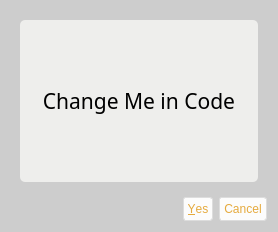
<?xml version="1.0" encoding="UTF-8"?>
<ui version="4.0">
 <class>dialog</class>
 <widget class="QDialog" name="dialog">
  <property name="windowModality">
   <enum>Qt::ApplicationModal</enum>
  </property>
  <property name="geometry">
   <rect>
    <x>0</x>
    <y>0</y>
    <width>278</width>
    <height>232</height>
   </rect>
  </property>
  <property name="windowTitle">
   <string>Are You Sure?</string>
  </property>
  <property name="styleSheet">
   <string notr="true">QDialog {
selection-background-color: lightblue;
background-color:#cdcdcd;
}

QWidget {
background-color: #cdcdcd;
}

QLabel {
font: 75 16pt &quot;MathJax_SansSerif&quot;;
color: fcfcfc;
}

QLabel#logoL {
background-color: #fcfcfc;
}

QPushButton {
font: 75 11pt &quot;MathJax_SansSerif&quot;;
  border: 1px solid #ddd;
  border-radius: 3px;
  background-color: #fcfcfc;
  padding: 4px;
  color: #e5aa3d;
  line-height: 1.5em;
}
QPushButton:hover {
  color: #428bca;
  background-color: #ddd;
}

QPushButton:disabled,
QPushButton:hover:disabled,
QPushButton.disabled,
QPushButton.disabled:hover {
  background: #ededed;
  color: #888 !important;
  border-color: #ddd;
}

QLineEdit {
font: 75 11pt &quot;MathJax_SansSerif&quot;;
padding: 1px;
border-style: solid;
border: 2px solid gray;
border-radius: 8px;
color: black;
background-color: white;
selection-background-color: lightblue;
}

QFrame {
border-style: none;
}

QComboBox {
font: 75 11pt &quot;MathJax_SansSerif&quot;;
padding: 1px;
border-style: solid;
border: 2px solid gray;
border-radius: 8px;
background-color: 'white';
selection-background-color: lightblue;
}

QTableWidget {
font: 75 11pt &quot;MathJax_SansSerif&quot;;
padding: 1px;
border-style: solid;
border: 2px solid gray;
border-radius: 8px;
selection-background-color: lightblue;
}</string>
  </property>
  <layout class="QVBoxLayout" name="verticalLayout">
   <item>
    <widget class="QFrame" name="frame_2">
     <property name="frameShape">
      <enum>QFrame::StyledPanel</enum>
     </property>
     <property name="frameShadow">
      <enum>QFrame::Raised</enum>
     </property>
     <layout class="QHBoxLayout" name="horizontalLayout">
      <item>
       <widget class="QLabel" name="questionLabel">
        <property name="font">
         <font>
          <family>MathJax_SansSerif</family>
          <pointsize>16</pointsize>
          <weight>9</weight>
          <italic>false</italic>
          <bold>false</bold>
         </font>
        </property>
        <property name="styleSheet">
         <string notr="true">QFrame {
   background-color: rgb(238, 238, 236);
   border-radius: 5px;
}</string>
        </property>
        <property name="text">
         <string>Change Me in Code</string>
        </property>
        <property name="alignment">
         <set>Qt::AlignCenter</set>
        </property>
       </widget>
      </item>
     </layout>
    </widget>
   </item>
   <item>
    <widget class="QDialogButtonBox" name="buttonBox">
     <property name="orientation">
      <enum>Qt::Horizontal</enum>
     </property>
     <property name="standardButtons">
      <set>QDialogButtonBox::Cancel|QDialogButtonBox::Yes</set>
     </property>
    </widget>
   </item>
  </layout>
 </widget>
 <resources/>
 <connections>
  <connection>
   <sender>buttonBox</sender>
   <signal>accepted()</signal>
   <receiver>dialog</receiver>
   <slot>accept()</slot>
   <hints>
    <hint type="sourcelabel">
     <x>248</x>
     <y>254</y>
    </hint>
    <hint type="destinationlabel">
     <x>157</x>
     <y>274</y>
    </hint>
   </hints>
  </connection>
  <connection>
   <sender>buttonBox</sender>
   <signal>rejected()</signal>
   <receiver>dialog</receiver>
   <slot>reject()</slot>
   <hints>
    <hint type="sourcelabel">
     <x>316</x>
     <y>260</y>
    </hint>
    <hint type="destinationlabel">
     <x>286</x>
     <y>274</y>
    </hint>
   </hints>
  </connection>
 </connections>
</ui>
